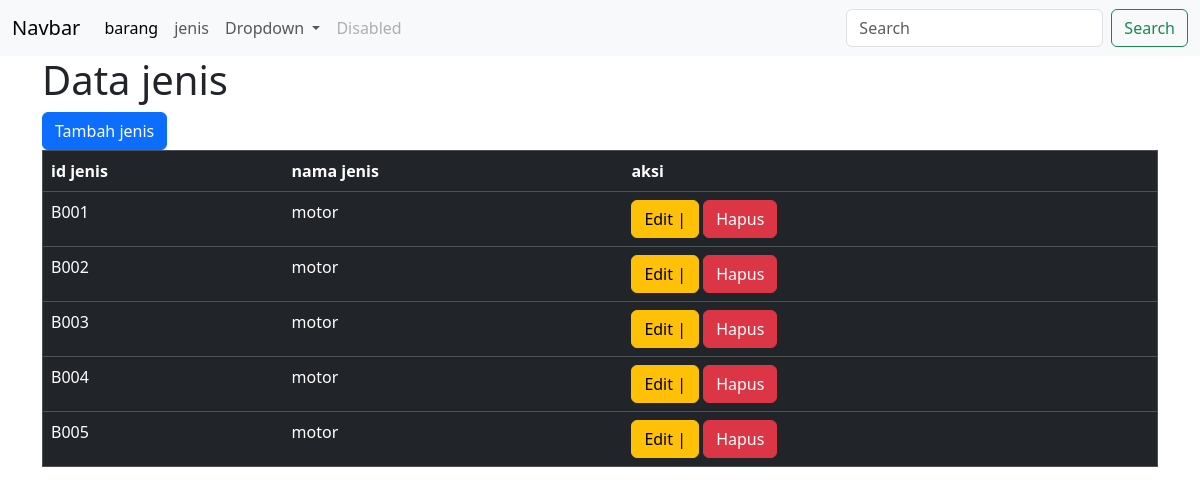
The app's page /view/jenis/index.php with its own data.
### tables this page shows
CREATE TABLE `jenis` (
  `id_jenis` varchar(40) NOT NULL,
  `nama_jenis` varchar(50) DEFAULT NULL
);

### view/jenis/index.php (the view, shortened to what this page needs)
<!DOCTYPE html>
<html lang="en">
<head>
    <link rel="stylesheet" href="https://cdn.jsdelivr.net/npm/bootstrap@5.3.3/dist/css/bootstrap.min.css">
</head>
<body>
<nav class="navbar navbar-expand-lg bg-body-tertiary">
  <div class="container-fluid">
    <a class="navbar-brand" href="#">Navbar</a>
    <div class="collapse navbar-collapse" id="navbarSupportedContent">
      <ul class="navbar-nav me-auto mb-2 mb-lg-0">
        <li class="nav-item">
          <a class="nav-link active" aria-current="page" href="http://localhost/dbinventory_refa/view/barang/">barang</a>
        </li>
        <li class="nav-item">
          <a class="nav-link" href="http://localhost/dbinventory_refa/view/jenis/">jenis</a>
        </li>
        <li class="nav-item dropdown">
          <a class="nav-link dropdown-toggle" href="#" role="button" data-bs-toggle="dropdown" aria-expanded="false">
            Dropdown
          </a>
        </li>
        <li class="nav-item">
          <a class="nav-link disabled" aria-disabled="true">Disabled</a>
        </li>
      </ul>
      <form class="d-flex" role="search">
        <input class="form-control me-2" type="search" placeholder="Search" aria-label="Search">
        <button class="btn btn-outline-success" type="submit">Search</button>
      </form>
    </div>
  </div>
</nav>
    <div class="container">
    <h1>Data jenis</h1>
    <a href="tambah.php" class="btn btn-primary" width="20px">Tambah jenis</a>
    <table border="1" class="table table-dark table-hover">
        <tr>
            <th>id jenis </th>
            <th>nama jenis</th>
            <th>aksi</th>
        </tr>
        <?php
            include '../../config/koneksi.php';
            $query = mysqli_query($conn,"SELECT * FROM jenis");
            if(mysqli_num_rows($query)){
                while($result=mysqli_fetch_assoc($query)){
                    ?>
                    <tr>
                        <td><?php echo $result['id_jenis']?></td>
                        <td><?php echo $result['nama_jenis']?></td>
                        <td>
                            <a href="" class="btn btn-warning">Edit |</a>
                            <a href="" class="btn btn-danger">Hapus</a>
                        </td>
                    </tr>
                <?php
                }
            } else{
                echo "Data kosong";
            }
            ?>
    </table>
    </div>
</body>
</html>

### records on screen
jenis: id_jenis "B001", nama_jenis "motor"
jenis: id_jenis "B002", nama_jenis "motor"
jenis: id_jenis "B003", nama_jenis "motor"
jenis: id_jenis "B004", nama_jenis "motor"
jenis: id_jenis "B005", nama_jenis "motor"
